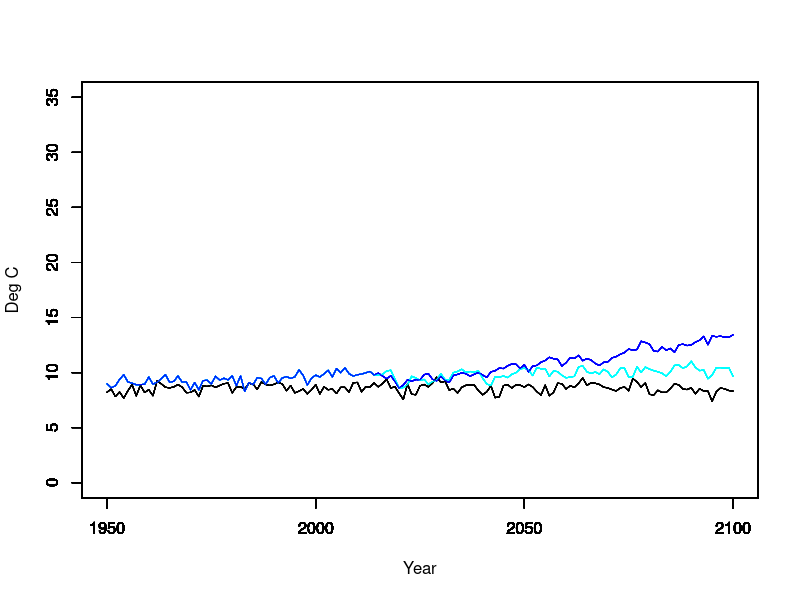

The R source for this figure:
## ---- chunk 1
### Load IPSL-CM6A-LR data - changed to North_Sea
picon <- read.csv('North_Sea_IPSL-CM6A-LR_picontrol_annual_1601_2100.csv', header = TRUE)
hist <- read.csv('North_Sea_IPSL-CM6A-LR_historical_annual_1850_2014.csv', header = TRUE)
ssp126 <- read.csv('North_Sea_IPSL-CM6A-LR_ssp126_annual_2015_2100.csv', header = TRUE)
ssp585 <- read.csv('North_Sea_IPSL-CM6A-LR_ssp585_annual_2015_2100.csv', header = TRUE)

# Create array and fill 
picon_out <- array(numeric(), c(2100-1950+1,12)) # years 1950 - 2100 by 12 species
hist_out <- array(numeric(), c(2014-1950+1,12)) # years 1950 - 2014 by 12 species
ssp126_out <- array(numeric(), c(2100-2015+1,12)) # years 2015 - 2100 by 12 species
ssp585_out <- array(numeric(), c(2100-2015+1,12)) # years 2015 - 2100 by 12 species

# Identify the years of interest
picon_yrs <- which(picon$Date..yyyy. >= 1950)
hist_yrs <- which(hist$Date..yyyy. >= 1950)

# Loop through the 12 species in the Hawaii longline simulation
for (s in seq(1,12,1)) {
  # Based on how species are ordered in the model parameter table, 
  # species 2 (Mahi), 7 (StripedMarin), 8 (Wahoo), and 10 (BlueMarlin)
  # will be affected by surface temperature only
  # whereas the others will experience the water column average
	# if (s == 2 | s == 7 | s == 8 | s == 10) {
	# 	picon_out[,s] <- picon$tos..degC.[picon_yrs]
	# 	hist_out[,s] <- hist$tos..degC.[hist_yrs]
	# 	ssp126_out[,s] <- ssp126$tos..degC.
	# 	ssp585_out[,s] <- ssp585$tos..degC.
	# } else {
		picon_out[,s] <- ((picon$tos..degC.[picon_yrs] + picon$tob..degC.[picon_yrs]) / 2)
		hist_out[,s] <- ((hist$tos..degC.[hist_yrs] + hist$tob..degC.[hist_yrs]) / 2)
		ssp126_out[,s] <- ((ssp126$tos..degC. + ssp126$tob..degC.) / 2)
		ssp585_out[,s] <- ((ssp585$tos..degC. + ssp585$tob..degC.) / 2)
	# }
}		
### Save output for input into mizerNPAC
picon_times <- seq(1950,2100,1)
hist_times <- seq(1950,2014,1)
ssp126_times <- seq(2015,2100,1)
ssp585_times <- seq(2015,2100,1)

realm_names <- c("Sprat","Sandeel","N.pout","Herring","Dab","Whiting","Sole","Gurnard","Plaice","Haddock","Cod","Saithe" ) # to match case with therMizer parameters

picon_ocean_temp_array <- array(NA, dim = c(length(picon_times), length(realm_names)), dimnames = list(time = picon_times, realm = realm_names))

hist_ocean_temp_array <- array(NA, dim = c(length(hist_times), length(realm_names)), dimnames = list(time = hist_times, realm = realm_names))

ssp126_ocean_temp_array <- array(NA, dim = c(length(ssp126_times), length(realm_names)), dimnames = list(time = ssp126_times, realm = realm_names))

ssp585_ocean_temp_array <- array(NA, dim = c(length(ssp585_times), length(realm_names)), dimnames = list(time = ssp585_times, realm = realm_names))

picon_ocean_temp_array[,] <- picon_out[,]
hist_ocean_temp_array[,] <- hist_out[,]
ssp126_ocean_temp_array[,] <- ssp126_out[,]
ssp585_ocean_temp_array[,] <- ssp585_out[,]

# Concatonate historical and climate change scenarios
CCscenario_126 <- rbind(hist_ocean_temp_array,ssp126_ocean_temp_array)
CCscenario_585 <- rbind(hist_ocean_temp_array,ssp585_ocean_temp_array)

# Plot to check
for (s in seq(1,11,1)){
  plot(picon_times, picon_ocean_temp_array[,s], type= "l", col = "black", xlab = " ", ylab = " ", xlim = c(1950,2100), ylim = c(0,35))
  par(new = TRUE)
  plot(picon_times, CCscenario_126[,s], type= "l", col = "cyan", xlab = " ", ylab = " ", xlim = c(1950,2100), ylim = c(0,35))
  par(new = TRUE)
  plot(picon_times, CCscenario_585[,s], type= "l", col = "blue", xlab = " ", ylab = " ", xlim = c(1950,2100), ylim = c(0,35))
  par(new = TRUE)
}
plot(picon_times, picon_ocean_temp_array[,12], type = "l", col = "black", xlab = "Year", ylab = "Deg C", xlim = c(1950,2100), ylim = c(0,35))
par(new = TRUE)
plot(picon_times, CCscenario_126[,12], type = "l", col = "cyan", xlab = " ", ylab = " ", xlim = c(1950,2100), ylim = c(0,35))
par(new = TRUE)
plot(picon_times, CCscenario_585[,12], type = "l", col = "blue", xlab = " ", ylab = " ", xlim = c(1950,2100), ylim = c(0,35))

write.table(picon_ocean_temp_array, file = "IPSL_ocean_temp_array_PIcontrol.dat", quote = FALSE, row.names = TRUE, col.names = TRUE)
write.table(hist_ocean_temp_array, file = "IPSL_ocean_temp_array_hist.dat", quote = FALSE, row.names = TRUE, col.names = TRUE)
write.table(ssp126_ocean_temp_array, file = "IPSL_ocean_temp_array_ssp126.dat", quote = FALSE, row.names = TRUE, col.names = TRUE)
write.table(ssp585_ocean_temp_array, file = "IPSL_ocean_temp_array_ssp585.dat", quote = FALSE, row.names = TRUE, col.names = TRUE)
write.table(CCscenario_126, file = "IPSL_ocean_temp_array_CCscenario_126.dat", quote = FALSE, row.names = TRUE, col.names = TRUE)
write.table(CCscenario_585, file = "IPSL_ocean_temp_array_CCscenario_585.dat", quote = FALSE, row.names = TRUE, col.names = TRUE)

